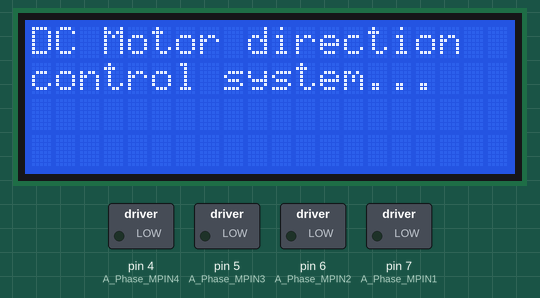
This sketch was run on a simulated Arduino Uno, built with avr-gcc and run on an emulated ATmega328P. Shown: 20×4 character LCD, switched loads named in the sketch (green lamp = pin HIGH).

Above: at 0.1 s.
At 1.1 s:
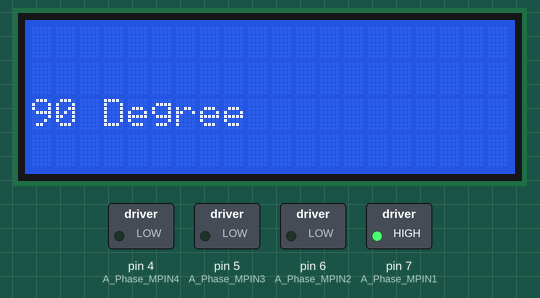
At 3.1 s:
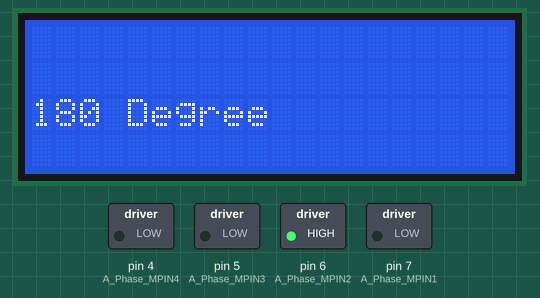
At 5.1 s:
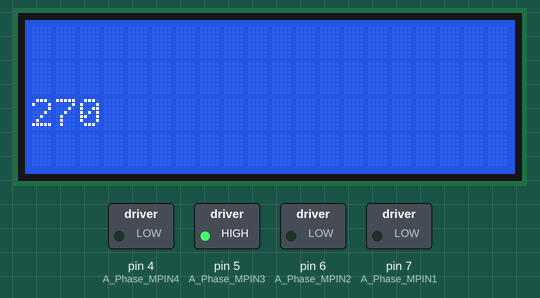
At 7.1 s:
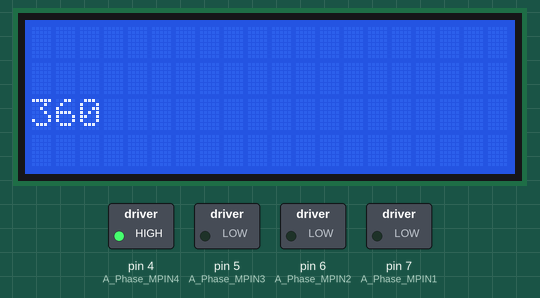
Timing chart, 0 to 40.0 s (numbered marks = the images above):
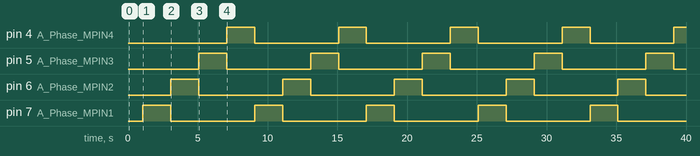

The sketch:

STEPPER_MOTOR.ino
```cpp
#include<LiquidCrystal.h>
LiquidCrystal lcd(13,12,11,10,9,8);
int A_Phase_MPIN1 = 7;
int A_Phase_MPIN2 = 6;
int A_Phase_MPIN3 = 5;
int A_Phase_MPIN4 = 4;
void setup() {
  pinMode(A_Phase_MPIN1, OUTPUT);
  pinMode(A_Phase_MPIN2, OUTPUT);
  pinMode(A_Phase_MPIN3, OUTPUT);
  pinMode(A_Phase_MPIN4, OUTPUT);
  lcd.begin(20,4);
  lcd.setCursor(0,0);
  lcd.print("DC Motor direction");
  lcd.setCursor(0,1);
  lcd.print("control system...");
  delay(1000);
  lcd.clear();
}
void loop() {
  digitalWrite(A_Phase_MPIN1, HIGH);
  digitalWrite(A_Phase_MPIN2, LOW);
  digitalWrite(A_Phase_MPIN3, LOW);
  digitalWrite(A_Phase_MPIN4, LOW);
  lcd.setCursor(0,2);
  lcd.print("90 Degree");
  delay(2000);
  lcd.clear();

  digitalWrite(A_Phase_MPIN1, LOW);
  digitalWrite(A_Phase_MPIN2, HIGH);
  digitalWrite(A_Phase_MPIN3, LOW);
  digitalWrite(A_Phase_MPIN4, LOW);
  lcd.setCursor(0,2);
  lcd.print("180 Degree");
  delay(2000);
  lcd.clear();

  digitalWrite(A_Phase_MPIN1, LOW);
  digitalWrite(A_Phase_MPIN2, LOW);
  digitalWrite(A_Phase_MPIN3, HIGH);
  digitalWrite(A_Phase_MPIN4, LOW);
  lcd.setCursor(0,2);
  lcd.print("270");
  delay(2000);
  lcd.clear();

  digitalWrite(A_Phase_MPIN1, LOW);
  digitalWrite(A_Phase_MPIN2, LOW);
  digitalWrite(A_Phase_MPIN3, LOW);
  digitalWrite(A_Phase_MPIN4, HIGH);
  lcd.setCursor(0,2);
  lcd.print("360");
  delay(2000);
  lcd.clear();
}
```

Measured:
- by itself, pin 4 (A_Phase_MPIN4), pin 5 (A_Phase_MPIN3), pin 6 (A_Phase_MPIN2), pin 7 (A_Phase_MPIN1): alternates HIGH for 2.0 s and LOW for 6.0 s
- by itself, everything shown: repeats every 8.0 s, in 5 steps
- what the display in image 1 shows lasts 2.0 s, from 1.1 s to 3.1 s
